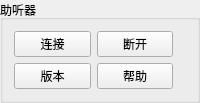
         <widget class="QGroupBox" name="groupBoxModeType_2">
          <property name="sizePolicy">
           <sizepolicy hsizetype="Fixed" vsizetype="Fixed">
            <horstretch>0</horstretch>
            <verstretch>0</verstretch>
           </sizepolicy>
          </property>
          <property name="minimumSize">
           <size>
            <width>200</width>
            <height>0</height>
           </size>
          </property>
          <property name="maximumSize">
           <size>
            <width>200</width>
            <height>16777215</height>
           </size>
          </property>
          <property name="title">
           <string>助听器</string>
          </property>
          <layout class="QHBoxLayout" name="horizontalLayout_68">
           <item>
            <layout class="QGridLayout" name="gridLayout_32">
             <item row="1" column="1">
              <widget class="QPushButton" name="SerialPortCloseBtn">
               <property name="sizePolicy">
                <sizepolicy hsizetype="Fixed" vsizetype="Fixed">
                 <horstretch>0</horstretch>
                 <verstretch>0</verstretch>
                </sizepolicy>
               </property>
               <property name="text">
                <string>断开</string>
               </property>
              </widget>
             </item>
             <item row="2" column="1">
              <widget class="QPushButton" name="userGuiBtn">
               <property name="text">
                <string>帮助</string>
               </property>
              </widget>
             </item>
             <item row="1" column="0">
              <widget class="QPushButton" name="SerialPortOpenBtn">
               <property name="sizePolicy">
                <sizepolicy hsizetype="Fixed" vsizetype="Fixed">
                 <horstretch>0</horstretch>
                 <verstretch>0</verstretch>
                </sizepolicy>
               </property>
               <property name="text">
                <string>连接</string>
               </property>
              </widget>
             </item>
             <item row="2" column="0">
              <widget class="QPushButton" name="VersionBtn">
               <property name="text">
                <string>版本</string>
               </property>
              </widget>
             </item>
             <item row="1" column="2">
              <widget class="QLabel" name="label_4">
               <property name="text">
                <string/>
               </property>
              </widget>
             </item>
            </layout>
           </item>
          </layout>
         </widget>
